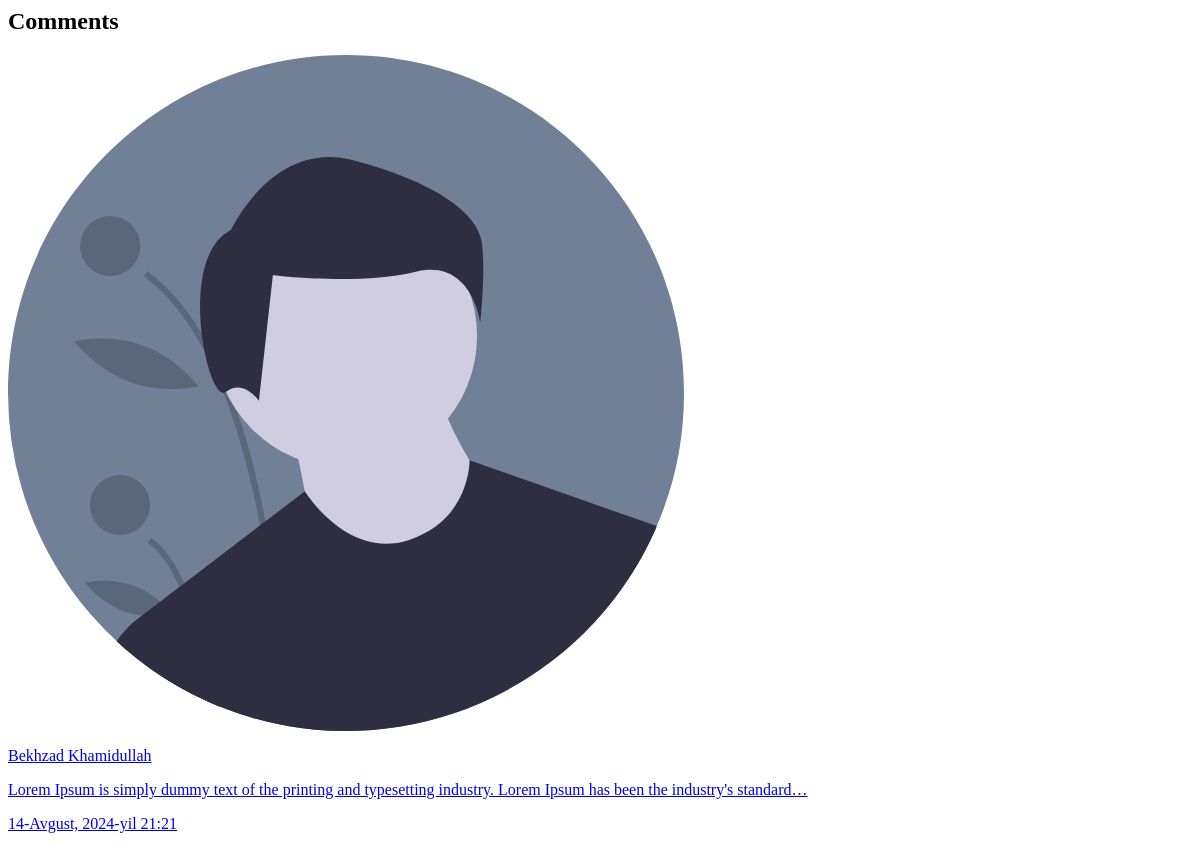
Before: /netping/comments/1/ with the older database file.
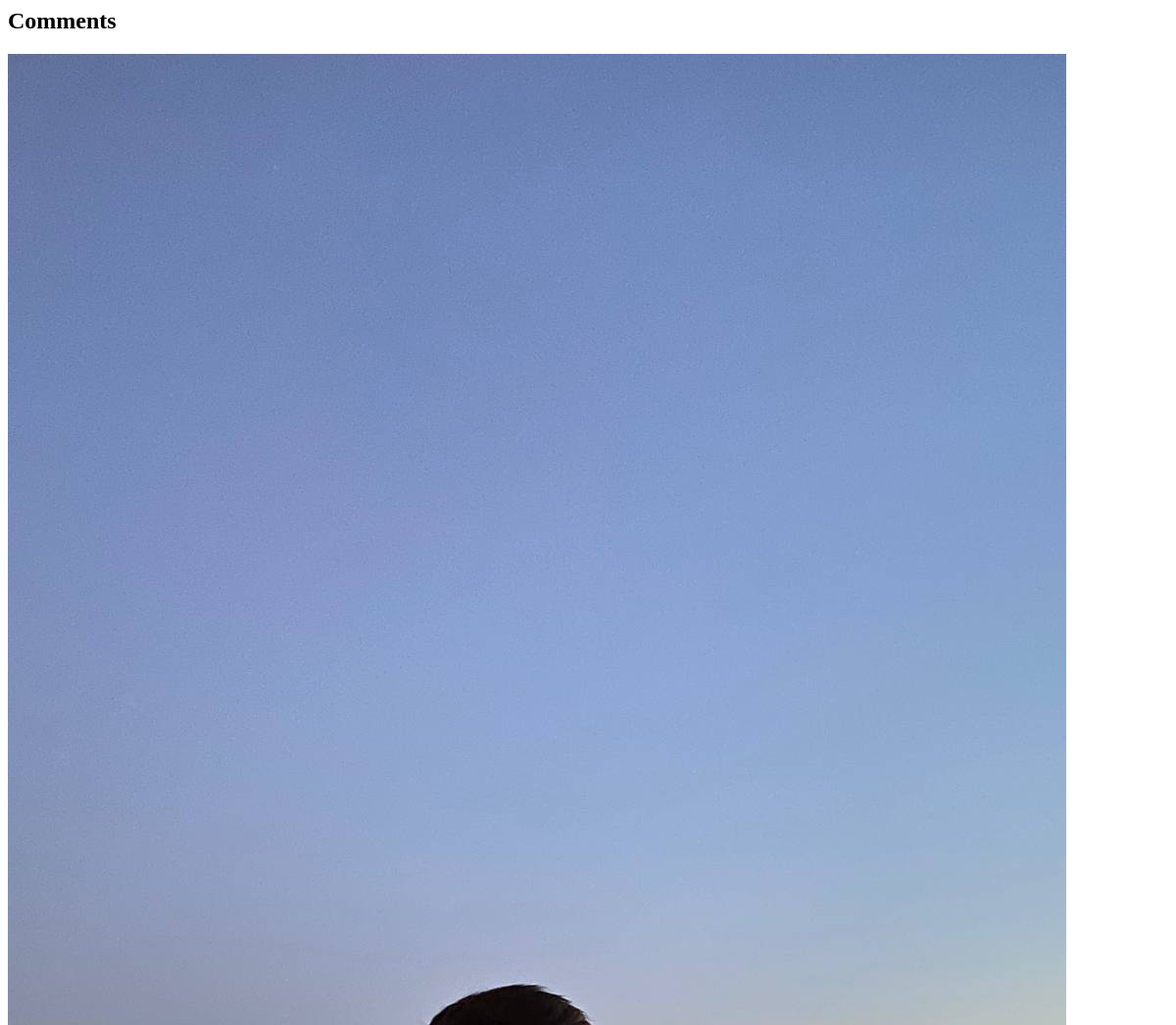
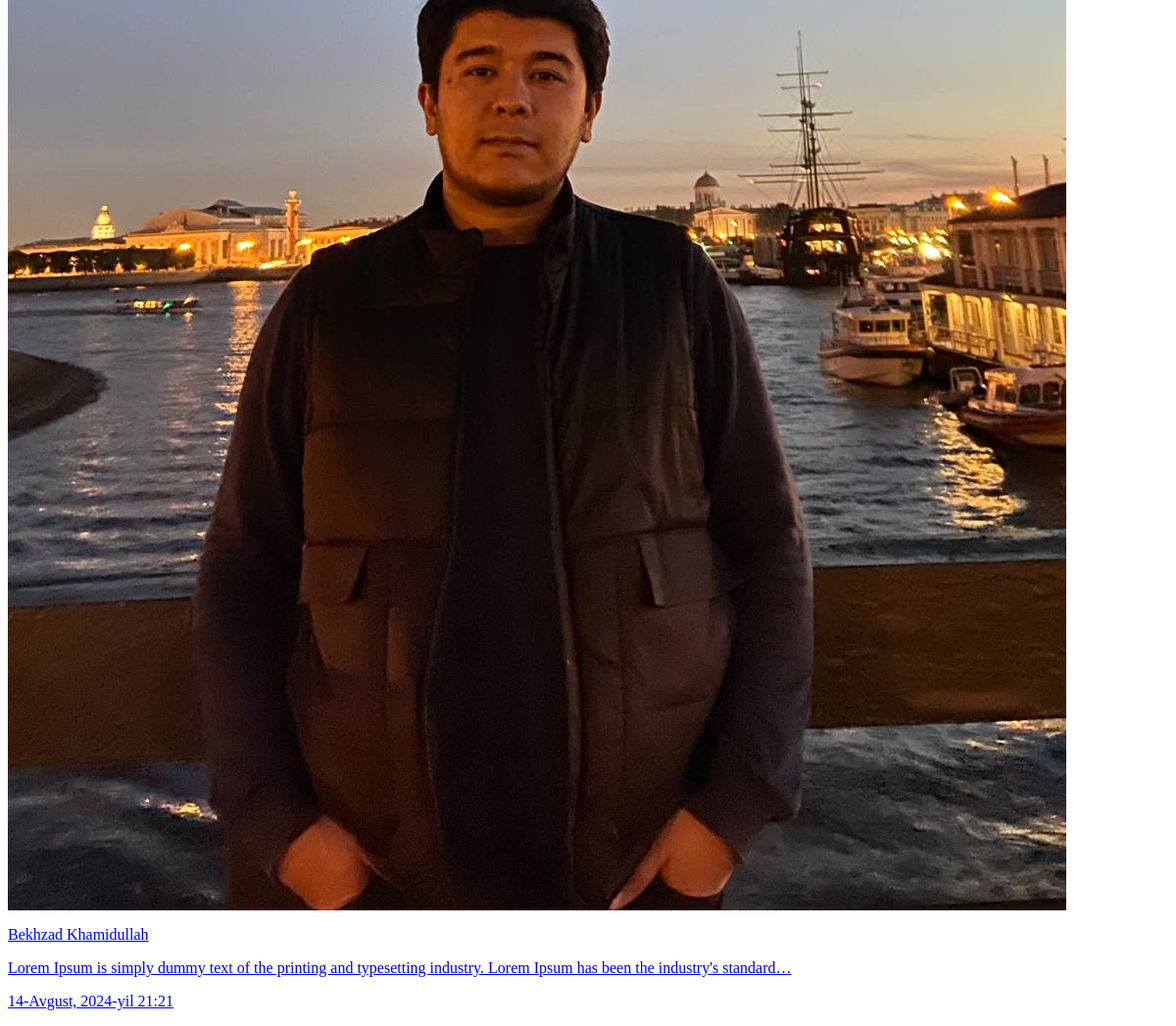
After: the same page with the newer database file (2 pictures, top to bottom).
### netping/models.py (models this page shows, shortened)
class Comments(models.Model):
    comment = models.CharField(max_length=300, blank=True, null=True)
    user = models.ForeignKey(settings.AUTH_USER_MODEL, on_delete=models.SET_NULL, null=True, blank=True)
    last_update = models.DateTimeField(auto_now=True, blank=True, null=True)
    problem = models.ForeignKey(Problems, related_name='comment', null=True, blank=True, on_delete=models.CASCADE)
    class Meta:
        managed = True
        db_table = 'comments'

### user_profiles/models.py (models this page shows)
class User(AbstractUser):
    image = models.ImageField(default='profile_pics/user.svg', upload_to='profile_pics/')

### netping/views/problem_views.py (the view)
# urls.py: path('comments/<int:pk>/', comments_list, name='comments_list'),
def comments_list(request, pk):
    problem = get_object_or_404(Problems, pk=pk)
    comment = Comments.objects.filter(problem=problem)
    return render(request, 'comments.html', {'problem': problem, 'comment': comment})

### netping/context_processors.py (called while the page is built)
def devices(request):
    all_devices = NetPingDevice.objects.all()
    return {'devices': all_devices}

### netping/templates/comments.html
{% load static %}
<div class="h-screen flex flex-col p-6 bg-gray-50">
    <h2 class="text-3xl font-semibold mb-6 text-gray-800">Comments</h2>
    <div class="flex-1 flex flex-col space-y-4">
        {% for comment in problem.comment.all %}
        <a class="flex items-start px-4 py-4 bg-white border rounded-lg shadow-md hover:bg-gray-100 transition-all duration-300 ease-in-out" href="#">
            <div class="flex-shrink-0 w-12 h-12 rounded-full overflow-hidden border border-gray-300 bg-gray-100 mr-4">
                <img class="w-full h-full object-cover" src="{% if comment.user.image %}{{ comment.user.image.url }}{% else %}{% static 'img/user.svg' %}{% endif %}">
            </div>
            <div class="flex-1">
                <p class="text-lg font-semibold text-gray-800">{{ comment.user.get_full_name }}</p>
                <p class="text-sm text-gray-600">{{ comment.comment|truncatechars:120 }}</p>
                <p class="text-xs text-gray-500 mt-2">{{ comment.last_update }}</p>
            </div>
        </a>
        {% endfor %}
    </div>
</div>

Changed rows visible on the page:
changed through a linked row, Comments "Bekhzad Khamidullah": user.image: picture added in place of a placeholder
